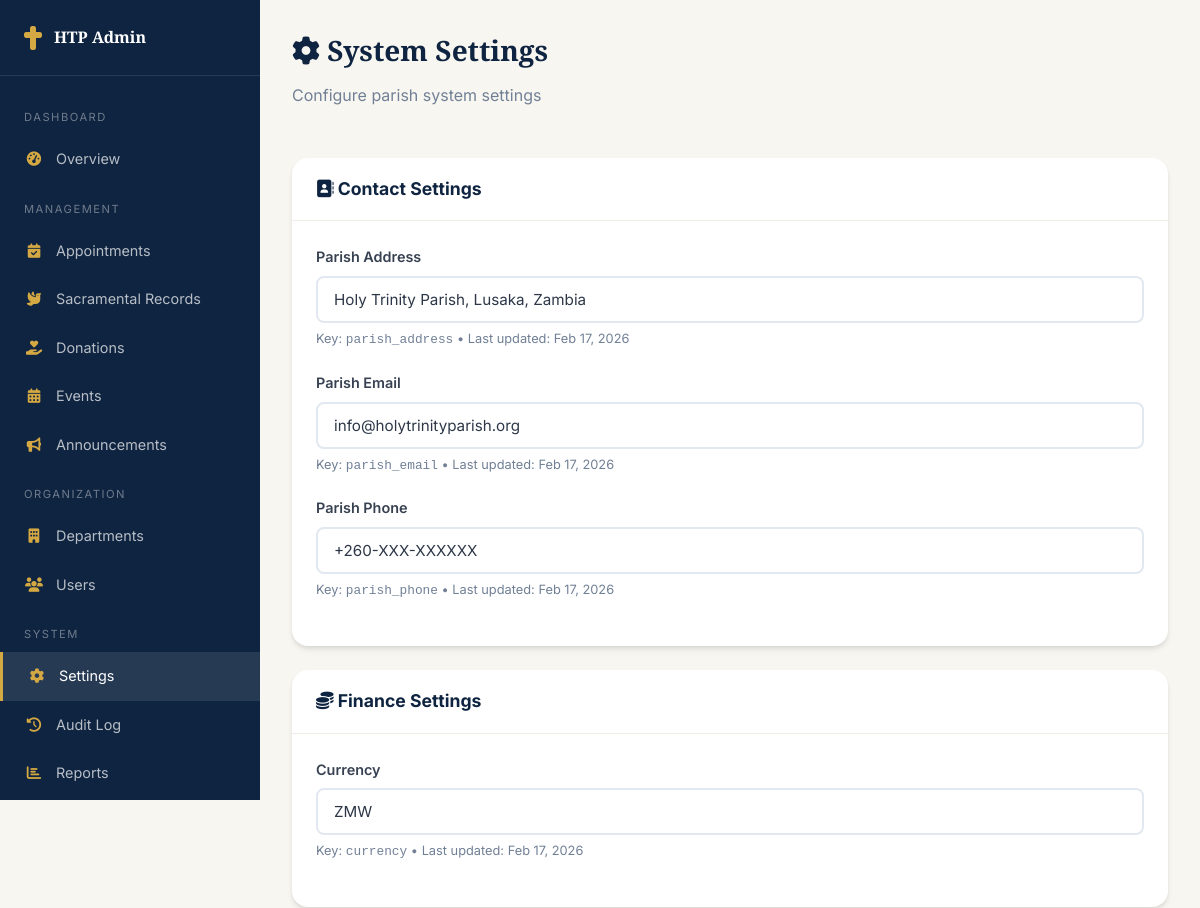
The app's page /admin/settings.php (signed in, upper part), older data.
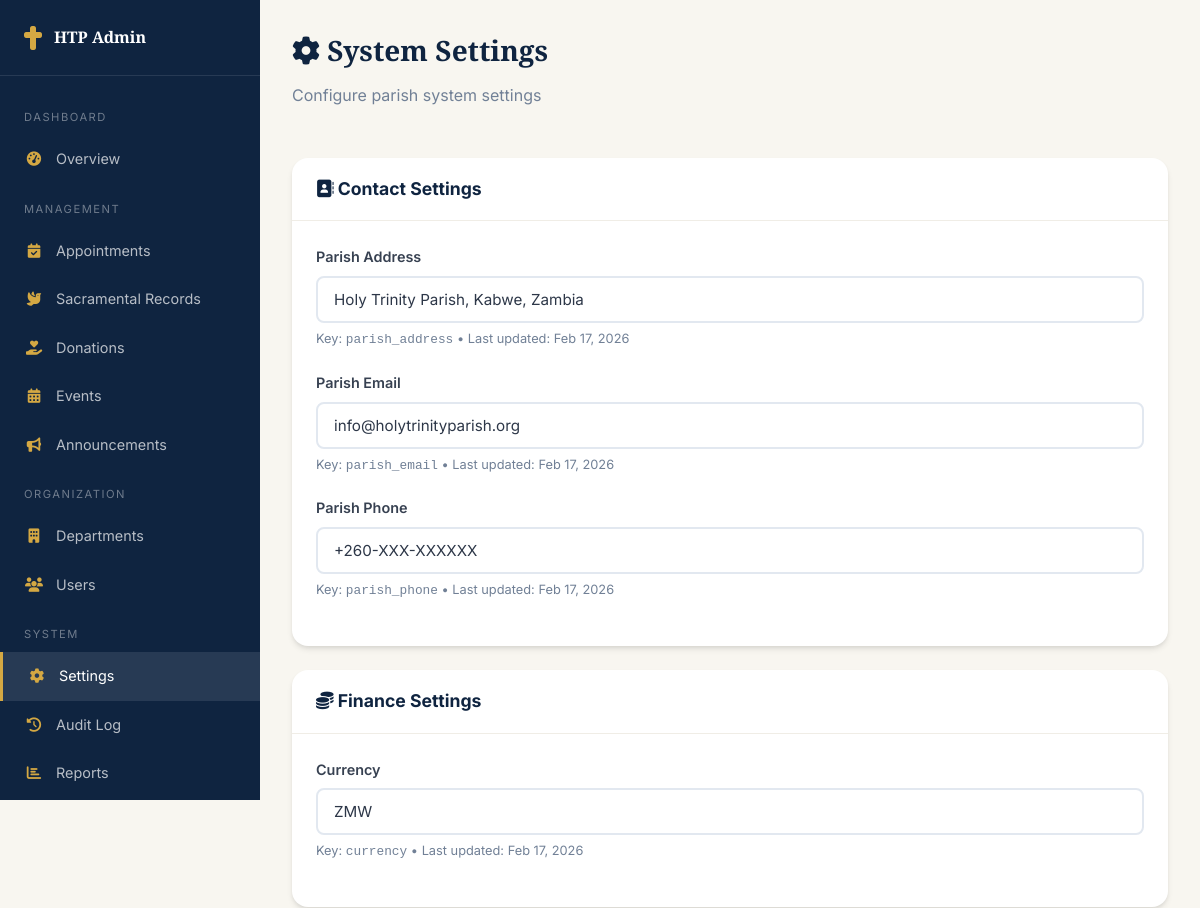
The same page, newer data.
### tables this page shows
CREATE TABLE settings (
    id INT AUTO_INCREMENT PRIMARY KEY,
    setting_key VARCHAR(100) UNIQUE NOT NULL,
    setting_value TEXT,
    setting_group VARCHAR(50) DEFAULT 'general',
    updated_at TIMESTAMP DEFAULT CURRENT_TIMESTAMP ON UPDATE CURRENT_TIMESTAMP
);

### config/database.php (called while the page is built, shortened)
<?php
class Database {
    private static $instance = null;
    private $connection;
    private function __construct() {
        try {
            $dsn = "mysql:host=" . DB_HOST . ";dbname=" . DB_NAME . ";charset=" . DB_CHARSET;
            $this->connection = new PDO($dsn, DB_USER, DB_PASS, [
                PDO::ATTR_ERRMODE => PDO::ERRMODE_EXCEPTION,
                PDO::ATTR_DEFAULT_FETCH_MODE => PDO::FETCH_ASSOC,
                PDO::ATTR_EMULATE_PREPARES => false,
            ]);
        } catch (PDOException $e) {
            error_log("Database connection failed: " . $e->getMessage());
            die("Database connection failed. Please try again later.");
        }
    }
    public static function getInstance() {
        if (self::$instance === null) {
            self::$instance = new self();
        }
        return self::$instance;
    }
    public function query($sql, $params = []) {
        $stmt = $this->connection->prepare($sql);
        $stmt->execute($params);
        return $stmt;
    }
    public function fetchAll($sql, $params = []) {
        return $this->query($sql, $params)->fetchAll();
    }
}

### config/app.php (called while the page is built, shortened)
<?php
require_once APP_ROOT . '/config/database.php';
function sanitize($input) {
    return htmlspecialchars(trim($input), ENT_QUOTES, 'UTF-8');
}
function formatDate($date, $format = 'M d, Y') {
    return date($format, strtotime($date));
}

### admin/settings.php (the view, shortened to what the changed rows need)
<?php
require_once __DIR__ . '/../config/app.php';
$db = Database::getInstance();
$settings = $db->fetchAll("SELECT * FROM settings ORDER BY setting_group, setting_key");
$grouped = [];
foreach ($settings as $s) {
    $grouped[$s['setting_group']][] = $s;
}
?>
<!DOCTYPE html>
<html lang="en">
<head>
    <link rel="stylesheet" href="https://cdnjs.cloudflare.com/ajax/libs/font-awesome/6.5.1/css/all.min.css">
    <link rel="stylesheet" href="/holy-trinity/assets/css/style.css">
</head>
<body>
    <div class="dashboard-layout">
        <div class="dashboard-main">
            <div class="dashboard-header">
                <div>
                    <h1><i class="fas fa-cog"></i> System Settings</h1>
                </div>
            </div>
            <form method="POST">
                <?php
                $groupIcons = ['general' => 'fa-globe', 'contact' => 'fa-address-book', 'finance' => 'fa-coins', 'system' => 'fa-server'];
                foreach ($grouped as $group => $items):
                ?>
                <div class="card mb-3">
                    <div class="card-header">
                        <h3><i class="fas <?= $groupIcons[$group] ?? 'fa-cog' ?>"></i> <?= ucfirst($group) ?> Settings</h3>
                    </div>
                    <div class="card-body">
                        <?php foreach ($items as $item): ?>
                        <div class="form-group">
                            <label style="text-transform:capitalize;"><?= str_replace('_', ' ', $item['setting_key']) ?></label>
                            <?php if (strlen($item['setting_value'] ?? '') > 100): ?>
                                <textarea name="settings[<?= sanitize($item['setting_key']) ?>]" class="form-control" rows="3"><?= sanitize($item['setting_value']) ?></textarea>
                            <?php elseif ($item['setting_value'] === '0' || $item['setting_value'] === '1'): ?>
                                <select name="settings[<?= sanitize($item['setting_key']) ?>]" class="form-control">
                                    <option value="0" <?= $item['setting_value'] === '0' ? 'selected' : '' ?>>Disabled</option>
                                    <option value="1" <?= $item['setting_value'] === '1' ? 'selected' : '' ?>>Enabled</option>
                                </select>
                            <?php else: ?>
                                <input type="text" name="settings[<?= sanitize($item['setting_key']) ?>]" class="form-control" value="<?= sanitize($item['setting_value']) ?>">
                            <?php endif; ?>
                            <div class="form-text">Key: <code><?= sanitize($item['setting_key']) ?></code> &bull; Last updated: <?= formatDate($item['updated_at']) ?></div>
                        </div>
                        <?php endforeach; ?>
                    </div>
                </div>
                <?php endforeach; ?>
            </form>
        </div>
    </div>
</body>
</html>

Row changes from the older to the newer data that the page shows:
changed settings "Parish Address": setting_value "Holy Trinity Parish, Lusaka, Zambia" → "Holy Trinity Parish, Kabwe, Zambia"
